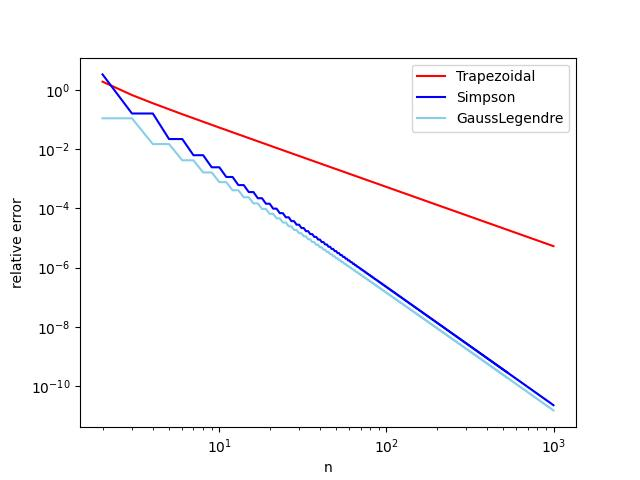

Recreate this plot in Python.
import matplotlib.pyplot as plt
import numpy
import numpy as np
import math
print("This is a python code for homework9-1: Error Convergence")


class Integrator(object):
    def __init__(self, a, b, n):
        self.a, self.b, self.n = a, b, n
        self.points, self.weights = self.compute_points()

    def compute_points(self):
        raise NotImplementedError('no rule in class %s' \
                                   % self.__class__.__name__)
    def integrate(self, f):
        sum = 0
        for i in range(self.n+1):
            sum = sum + self.weights[i]*f(self.points[i])
        return sum


class Trapezoidal(Integrator):
    def compute_points(self):
        p = list()
        w = list()
        for i in range(self.n+1):
            h = (self.b-self.a)/(self.n)
            p.append(self.a+i*h)
            if i == 0:
                w.append(h / 2)
            elif i == self.n:
                w.append(h / 2)
            else:
                w.append(h)
        return p, w


class Simpson(Integrator):
    def compute_points(self):
        p = list()
        w = list()
        if self.n%2 == 1:
            self.n = self.n+1
        for i in range(self.n+1):
            h = (self.b-self.a)/(self.n)
            p.append(self.a+i*h)
            if i == 0:
                w.append(h / 3)
            elif i == self.n:
                w.append(h / 3)
            elif i%2 == 0:
                w.append(2*h/3)
            else:
                w.append(4 * h / 3)
        return p, w


class GaussLegendre(Integrator):
    def compute_points(self):
        p = list()
        w = list()
        if self.n%2 == 0:
            self.n = self.n+1
        for i in range(self.n+1):
            h = 2*(self.b-self.a)/(self.n+1)
            if i%2 == 0:
                p.append(self.a+(i+1)*h/2-math.sqrt(3)*h/6)
            else:
                p.append(self.a+i*h/2+math.sqrt(3)*h/6)
            w.append(h/2)
        return p, w

# A linear function will be exactly integrated by all
# the methods, so such an f is the candidate for testing
# the implementations


def f(x): return numpy.sin(x)


def F(x): return -numpy.cos(x)


a = 2; b = 10;
I_exact = F(b) - F(a)

I_T = []
error_T = []
I_S = []
error_S = []
I_G = []
error_G = []
nC = 1000
for n in range(2, nC):
    integrator = Trapezoidal(a, b, n)
    ans = integrator.integrate(f)
    I_T.append(ans)
    error_T.append(abs(ans-I_exact)/I_exact)
for n in range(2, nC):
    integrator = Simpson(a, b, n)
    ans = integrator.integrate(f)
    I_S.append(ans)
    error_S.append(abs(ans-I_exact)/I_exact)
for n in range(2, nC):
    integrator = GaussLegendre(a, b, n)
    ans = integrator.integrate(f)
    I_G.append(ans)
    error_G.append(abs(ans-I_exact)/I_exact)
nC = np.arange(2, 1000, 1)
error_T = np.array(error_T)
error_G = np.array(error_G)
error_S = np.array(error_S)
plt.loglog()
plt.plot(nC, error_T, color = 'red', label = 'Trapezoidal')
plt.plot(nC, error_S, color = 'blue', label = 'Simpson')
plt.plot(nC, error_G, color = 'skyblue', label = 'GaussLegendre')
plt.ylabel('relative error')
plt.xlabel('n')
plt.legend()
plt.savefig('hw9_1.jpg')
